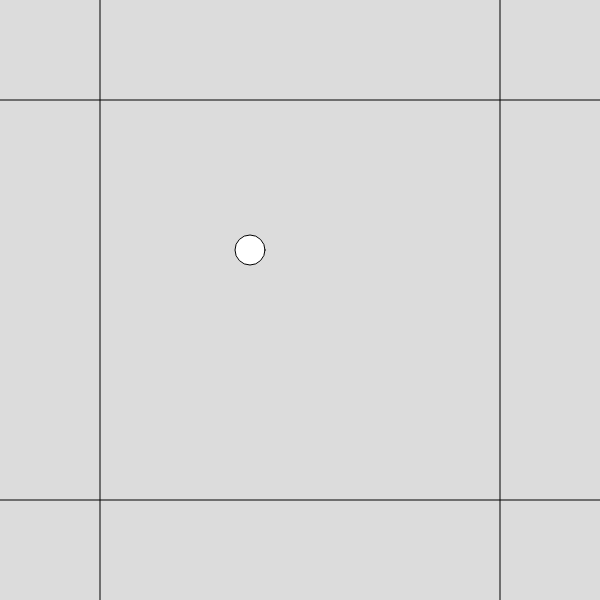
Frame 1 (no input)
Frame 60 (no input): identical to frame 1, image omitted
Frame 120 (the mouse pressed at the canvas centre since frame 60): identical to frame 1, image omitted

The p5.js sketch that drew this single still picture (run headless with seeded random() and noise() and a simulated clock; from frame 60 on, the mouse is pressed at the canvas centre):

// p5.js sketch
// ── sketch.js
let x = 250, y = 250, rad = 15;
let lineA = 100, lineB = 500, hidden = false;

// use arrows to move 
// click to show/hide walls
function setup() {
  createCanvas(600, 600);
}

function mouseClicked() {
  hidden = !hidden;
}

function draw() {

  background(220);

  circle(x, y, rad * 2); // actual
  circle(x, y - 400, rad * 2); 
  circle(x, y + 400, rad * 2);
  circle(x - 400, y, rad * 2);
  circle(x + 400, y + 400, rad * 2);

  line(0, lineA, width, lineA);
  line(0, lineB, width, lineB);
  line(lineA, 0, lineA, height);
  line(lineB, 0, lineB, height);

  if (keyIsDown(LEFT_ARROW)) x-=2;
  if (keyIsDown(RIGHT_ARROW)) x+=2;
  if (keyIsDown(UP_ARROW)) y-=2;
  if (keyIsDown(DOWN_ARROW)) y+=2;
  
  if (y > lineB) y = lineA;
  if (y < lineA) y = lineB;
  if (x > lineB) x = lineA;
  if (x < lineA) x = lineB;
  
  if (hidden) {
    rect(0,0,100,600);
    rect(0,0,600,100);
    rect(500,0,100,600);
    rect(0,500,600,100);
  }
}
